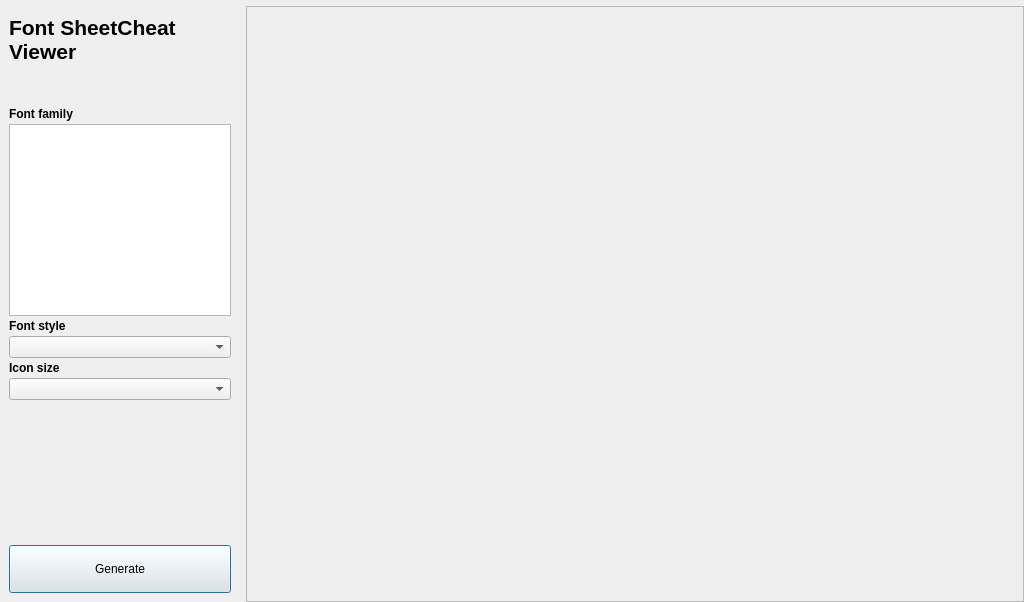
<?xml version="1.0" encoding="UTF-8"?>
<ui version="4.0">
 <class>DialogSheetCheat</class>
 <widget class="QDialog" name="DialogSheetCheat">
  <property name="geometry">
   <rect>
    <x>0</x>
    <y>0</y>
    <width>1024</width>
    <height>602</height>
   </rect>
  </property>
  <property name="windowTitle">
   <string>Dialog</string>
  </property>
  <layout class="QHBoxLayout" name="horizontalLayout">
   <property name="leftMargin">
    <number>0</number>
   </property>
   <property name="topMargin">
    <number>6</number>
   </property>
   <property name="rightMargin">
    <number>0</number>
   </property>
   <property name="bottomMargin">
    <number>0</number>
   </property>
   <item>
    <widget class="QWidget" name="widget" native="true">
     <property name="sizePolicy">
      <sizepolicy hsizetype="Fixed" vsizetype="Preferred">
       <horstretch>0</horstretch>
       <verstretch>0</verstretch>
      </sizepolicy>
     </property>
     <property name="minimumSize">
      <size>
       <width>240</width>
       <height>0</height>
      </size>
     </property>
     <property name="maximumSize">
      <size>
       <width>240</width>
       <height>16777215</height>
      </size>
     </property>
     <layout class="QVBoxLayout" name="verticalLayout">
      <property name="spacing">
       <number>3</number>
      </property>
      <item>
       <widget class="QLabel" name="labelTitle">
        <property name="font">
         <font>
          <pointsize>16</pointsize>
          <weight>75</weight>
          <bold>true</bold>
         </font>
        </property>
        <property name="text">
         <string>Font SheetCheat&lt;br /&gt;Viewer</string>
        </property>
       </widget>
      </item>
      <item>
       <spacer name="vSpacer_1">
        <property name="orientation">
         <enum>Qt::Vertical</enum>
        </property>
        <property name="sizeType">
         <enum>QSizePolicy::Fixed</enum>
        </property>
        <property name="sizeHint" stdset="0">
         <size>
          <width>20</width>
          <height>40</height>
         </size>
        </property>
       </spacer>
      </item>
      <item>
       <widget class="QLabel" name="labelFontFamilyTxt">
        <property name="font">
         <font>
          <weight>75</weight>
          <bold>true</bold>
         </font>
        </property>
        <property name="text">
         <string>Font family</string>
        </property>
       </widget>
      </item>
      <item>
       <widget class="QListWidget" name="listWidgetFontFamilies"/>
      </item>
      <item>
       <widget class="QLabel" name="labelFontStyleTxt">
        <property name="font">
         <font>
          <weight>75</weight>
          <bold>true</bold>
         </font>
        </property>
        <property name="text">
         <string>Font style</string>
        </property>
       </widget>
      </item>
      <item>
       <widget class="QComboBox" name="comboBoxFontStyles"/>
      </item>
      <item>
       <widget class="QLabel" name="labelIconSizeTxt">
        <property name="font">
         <font>
          <weight>75</weight>
          <bold>true</bold>
         </font>
        </property>
        <property name="text">
         <string>Icon size</string>
        </property>
       </widget>
      </item>
      <item>
       <widget class="QComboBox" name="comboBoxIconSize"/>
      </item>
      <item>
       <spacer name="vSpacer_2">
        <property name="orientation">
         <enum>Qt::Vertical</enum>
        </property>
        <property name="sizeType">
         <enum>QSizePolicy::MinimumExpanding</enum>
        </property>
        <property name="sizeHint" stdset="0">
         <size>
          <width>20</width>
          <height>139</height>
         </size>
        </property>
       </spacer>
      </item>
      <item>
       <widget class="QPushButton" name="pushButtonGenerate">
        <property name="minimumSize">
         <size>
          <width>0</width>
          <height>48</height>
         </size>
        </property>
        <property name="text">
         <string>Generate</string>
        </property>
       </widget>
      </item>
     </layout>
    </widget>
   </item>
   <item>
    <widget class="QScrollArea" name="scrollArea">
     <property name="widgetResizable">
      <bool>true</bool>
     </property>
     <widget class="QWidget" name="scrollWidgetContents">
      <property name="geometry">
       <rect>
        <x>0</x>
        <y>0</y>
        <width>776</width>
        <height>594</height>
       </rect>
      </property>
     </widget>
    </widget>
   </item>
  </layout>
 </widget>
 <resources/>
 <connections/>
</ui>
